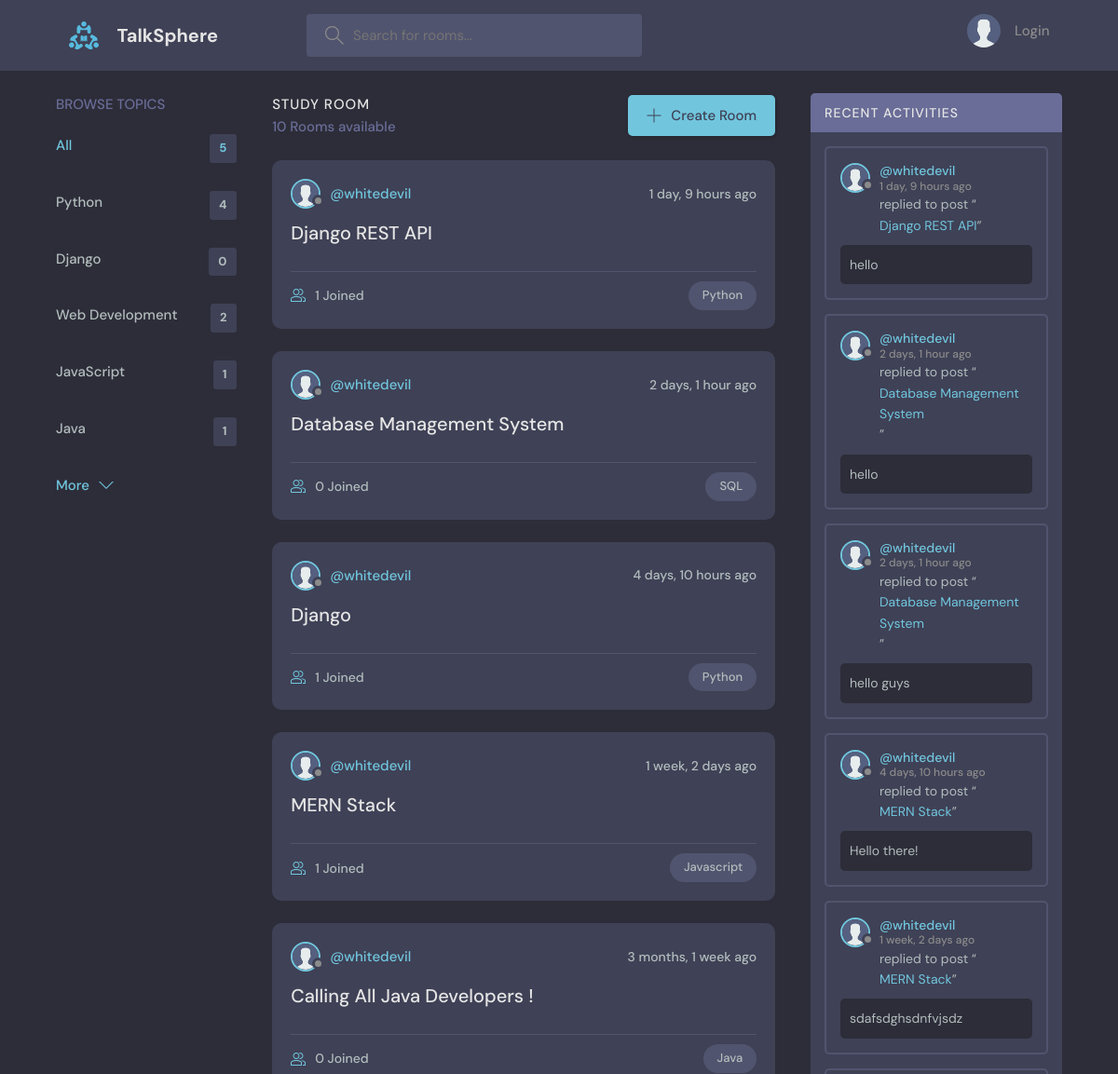
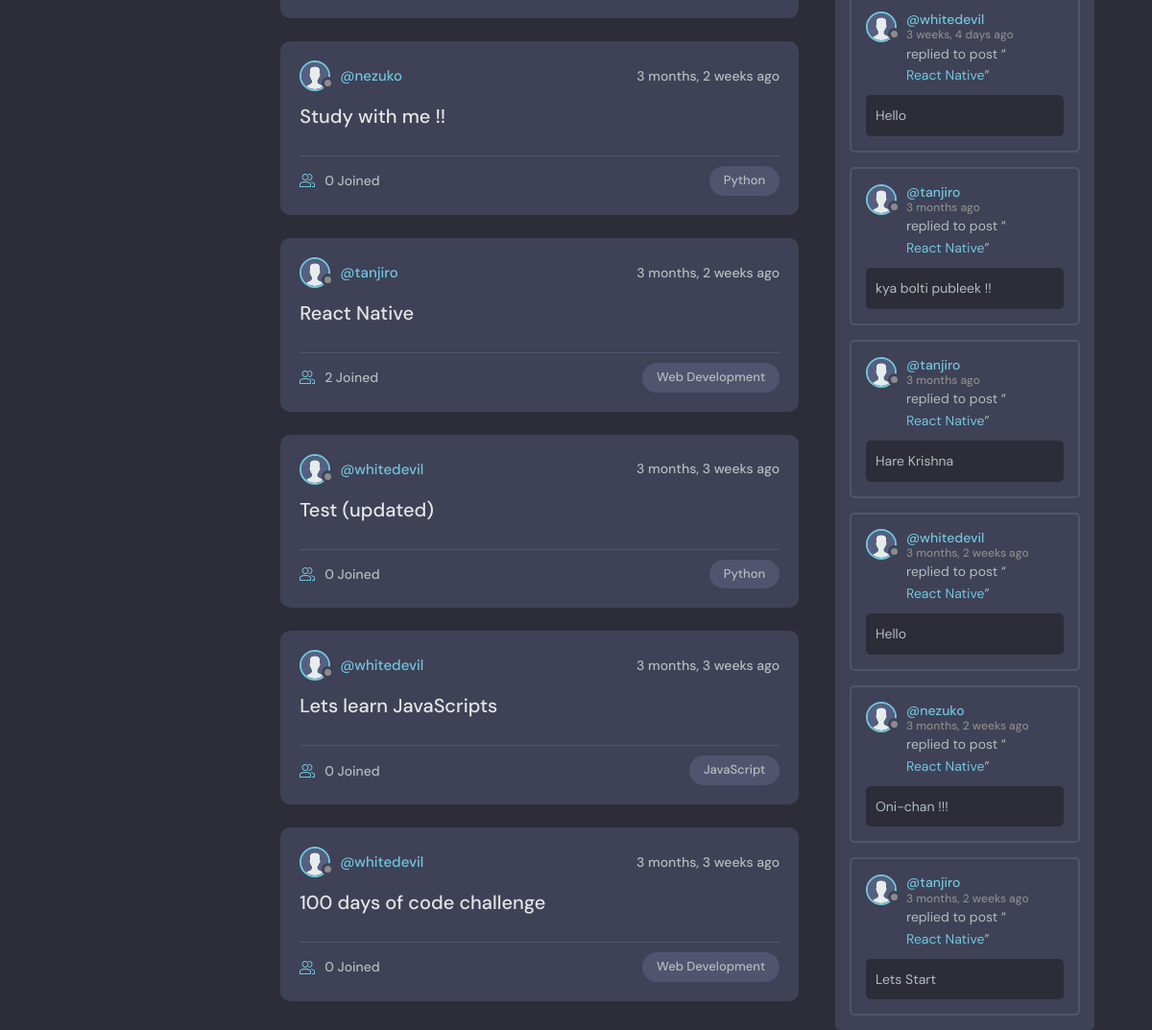
The page / on the database its author committed (2 pictures, top to bottom).
### base/models.py (models this page shows, shortened)
class Topic(models.Model):
    name = models.CharField(max_length=200)
    def __str__(self):
        return self.name

class Room(models.Model):
    host = models.ForeignKey(User, on_delete=models.SET_NULL, null=True)
    topic = models.ForeignKey(Topic, on_delete=models.SET_NULL, null=True)
    name = models.CharField(max_length=200)
    description = models.TextField(null=True, blank=True)
    participants = models.ManyToManyField(User,related_name='participants', blank=True)
    updated = models.DateTimeField(auto_now=True)
    created = models.DateTimeField(auto_now_add=True)
    class Meta:
        ordering = ['-updated', '-created']
    def __str__(self):
        return self.name

class Message(models.Model):
    user = models.ForeignKey(User, on_delete=models.CASCADE, default=1)
    room = models.ForeignKey(Room, on_delete=models.CASCADE)
    body = models.TextField()
    updated = models.DateTimeField(auto_now=True)
    created = models.DateTimeField(auto_now_add=True)
    class Meta:
        ordering = ['-updated', '-created']

### base/views.py (the view)
# urls.py: path("", views.home, name="home"),
def home(request):
    query = None
    if request.GET.get('q') != None:
        query = request.GET.get('q').lower()
    else:
        query = ''
    rooms = Room.objects.filter(
        Q(topic__name__icontains=query) |
        Q(name__icontains=query) |
        Q(description__icontains = query)
    )
    topics = Topic.objects.all()[0:5]
    room_count = rooms.count()
    room_messages = Message.objects.filter(Q(room__topic__name__icontains = query))
    context = {'rooms':rooms, 'topics':topics, 'room_count': room_count, 'room_messages': room_messages }
    return render(request, 'base/home.html', context)

### base/templates/base/home.html (shortened to what this page needs)
{% extends 'main.html' %}
{% block content %}
<main class="layout layout--3">
  <div class="container">
    {% include 'base/topics_component.html' %}
    <div class="roomList">
      <div class="roomList__header">
        <div>
          <h2>Study Room</h2>
          <p>{{room_count}} Rooms available</p>
        </div>
        <a class="btn btn--main" href="{% url 'create-room' %}">
          <svg version="1.1" xmlns="http://www.w3.org/2000/svg" width="32" height="32" viewBox="0 0 32 32">
            <title>add</title>
            <path
              d="M16.943 0.943h-1.885v14.115h-14.115v1.885h14.115v14.115h1.885v-14.115h14.115v-1.885h-14.115v-14.115z"
            ></path>
          </svg>
          Create Room
        </a>
      </div>
      {% include 'base/feed_component.html' %}
    </div>
    {% include 'base/activity_component.html' %}
  </div>
</main>
{% endblock %}

### base/templates/base/topics_component.html
<div class="topics">
    <div class="topics__header">
      <h2>Browse Topics</h2>
    </div>
    <ul class="topics__list">
      <li>
        <a href="{% url 'home' %}" class="active">All <span>{{topics.count}}</span></a>
      </li>
      {% for topic in topics %}
      <li>
        <a href="{% url 'home' %}?q={{topic.name}}">{{topic}}<span>{{topic.room_set.all.count}}</span></a>
      </li>
      {% endfor %}
    <a class="btn btn--link" href="{% url 'topics' %}">
      More
      <svg version="1.1" xmlns="http://www.w3.org/2000/svg" width="32" height="32" viewBox="0 0 32 32">
        <title>chevron-down</title>
        <path d="M16 21l-13-13h-3l16 16 16-16h-3l-13 13z"></path>
      </svg>
    </a>
  </div>

### base/templates/base/feed_component.html (shortened to what this page needs)
{% load static %}
{% for room in rooms %}
<div class="roomListRoom">
    <div class="roomListRoom__header">
    {% if room.host %}
      <a href="{% url 'user-profile' room.host.id %}" class="roomListRoom__author">
        <div class="avatar avatar--small">
          <img src="{% static 'images/avatar.svg' %}" />
        </div>
        <span>@{{room.host.username}}</span>
      </a>
    {% endif %}
      <div class="roomListRoom__actions">
        <span>{{room.created|timesince}} ago</span>
      </div>
    </div>
    <div class="roomListRoom__content">
      <a href="{% url 'room' room.id %}">{{room.name}}</a>
    </div>
    <div class="roomListRoom__meta">
      <a href="{% url 'room' room.id %}" class="roomListRoom__joined">
        {{room.participants.all.count}} Joined
      </a>
      <p class="roomListRoom__topic">{{room.topic.name}}</p>
    </div>
  </div>
{% endfor %}

### base/templates/base/activity_component.html (shortened to what this page needs)
{% load static %}
<div class="activities">
    <div class="activities__header">
      <h2>Recent Activities</h2>
    </div>
    {% for message in room_messages %}
    <div class="activities__box">
      <div class="activities__boxHeader roomListRoom__header">
        <a href="{% url 'user-profile' message.user.id %}" class="roomListRoom__author">
          <div class="avatar avatar--small">
            <img src="{% static 'images/avatar.svg' %}" />
          </div>
          <p>
            @{{message.user}}
            <span>{{message.created|timesince}} ago</span>
          </p>
        </a>
      </div>
      <div class="activities__boxContent">
        <p>replied to post “<a href="{% url 'room' message.room.id %}">{{message.room}}</a>”</p>
        <div class="activities__boxRoomContent">
          {{message.body}}
        </div>
      </div>
    </div>
    {% endfor %}
</div>

### rows shown on the page
Topic: name "Python", room_set.all.count "4"
Topic: name "Django", room_set.all.count "0"
Topic: name "Web Development", room_set.all.count "2"
Topic: name "JavaScript", room_set.all.count "1"
Topic: name "Java", room_set.all.count "1"
Room: host.username "whitedevil", created "1 day, 9 hours", name "Django REST API", participants.all.count "1", topic.name "Python"
Room: host.username "whitedevil", created "2 days, 1 hour", name "Database Management System", participants.all.count "0", topic.name "SQL"
Room: host.username "whitedevil", created "4 days, 10 hours", name "Django", participants.all.count "1", topic.name "Python"
Room: host.username "whitedevil", created "1 week, 2 days", name "MERN Stack", participants.all.count "1", topic.name "Javascript"
Room: host.username "whitedevil", created "3 months, 1 week", name "Calling All Java Developers !", participants.all.count "0", topic.name "Java"
Room: host.username "nezuko", created "3 months, 2 weeks", name "Study with me !!", participants.all.count "0", topic.name "Python"
Room: host.username "tanjiro", created "3 months, 2 weeks", name "React Native", participants.all.count "2", topic.name "Web Development"
Room: host.username "whitedevil", created "3 months, 3 weeks", name "Test (updated)", participants.all.count "0", topic.name "Python"
Room: host.username "whitedevil", created "3 months, 3 weeks", name "Lets learn JavaScripts", participants.all.count "0", topic.name "JavaScript"
Room: host.username "whitedevil", created "3 months, 3 weeks", name "100 days of code challenge", participants.all.count "0", topic.name "Web Development"
Message: user "whitedevil", created "1 day, 9 hours", room "Django REST API", body "hello"
Message: user "whitedevil", created "2 days, 1 hour", room "Database Management System", body "hello"
Message: user "whitedevil", created "2 days, 1 hour", room "Database Management System", body "hello guys"
Message: user "whitedevil", created "4 days, 10 hours", room "MERN Stack", body "Hello there!"
Message: user "whitedevil", created "1 week, 2 days", room "MERN Stack", body "sdafsdghsdnfvjsdz"
Message: user "whitedevil", created "3 weeks, 4 days", room "React Native", body "Hello"
Message: user "tanjiro", created "3 months", room "React Native", body "kya bolti publeek !!"
Message: user "tanjiro", created "3 months", room "React Native", body "Hare Krishna"
Message: user "whitedevil", created "3 months, 2 weeks", room "React Native", body "Hello"
Message: user "nezuko", created "3 months, 2 weeks", room "React Native", body "Oni-chan !!!"
Message: user "tanjiro", created "3 months, 2 weeks", room "React Native", body "Lets Start"

### other values the page prints
{{ topics.count }} "5"
{{ room_count }} "10"
